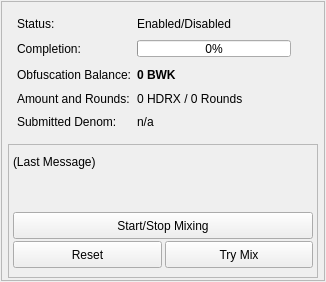
               <widget class="QWidget" name="TabObfuscation">
                <attribute name="title">
                 <string></string>
                </attribute>
                <layout class="QVBoxLayout" name="verticalLayout_12">
                 <property name="leftMargin">
                  <number>1</number>
                 </property>
                 <property name="topMargin">
                  <number>1</number>
                 </property>
                 <property name="rightMargin">
                  <number>1</number>
                 </property>
                 <property name="bottomMargin">
                  <number>1</number>
                 </property>
                 <item>
                  <widget class="QFrame" name="frameObfuscation">
                   <property name="minimumSize">
                    <size>
                     <width>320</width>
                     <height>280</height>
                    </size>
                   </property>
                   <property name="layoutDirection">
                    <enum>Qt::LeftToRight</enum>
                   </property>
                   <property name="frameShape">
                    <enum>QFrame::StyledPanel</enum>
                   </property>
                   <property name="frameShadow">
                    <enum>QFrame::Raised</enum>
                   </property>
                   <layout class="QVBoxLayout" name="verticalLayout_6">
                    <property name="leftMargin">
                     <number>6</number>
                    </property>
                    <property name="topMargin">
                     <number>6</number>
                    </property>
                    <property name="rightMargin">
                     <number>6</number>
                    </property>
                    <property name="bottomMargin">
                     <number>2</number>
                    </property>
                    <item>
                     <widget class="QFrame" name="ObfuscationInfoFrame">
                      <property name="minimumSize">
                       <size>
                        <width>0</width>
                        <height>100</height>
                       </size>
                      </property>
                      <layout class="QFormLayout" name="formLayout">
                       <property name="fieldGrowthPolicy">
                        <enum>QFormLayout::AllNonFixedFieldsGrow</enum>
                       </property>
                       <property name="horizontalSpacing">
                        <number>6</number>
                       </property>
                       <property name="verticalSpacing">
                        <number>9</number>
                       </property>
                       <item row="0" column="0">
                        <widget class="QLabel" name="label_6">
                         <property name="text">
                          <string>Status:</string>
                         </property>
                        </widget>
                       </item>
                       <item row="0" column="1">
                        <widget class="QLabel" name="obfuscationEnabled">
                         <property name="text">
                          <string>Enabled/Disabled</string>
                         </property>
                        </widget>
                       </item>
                       <item row="1" column="0">
                        <widget class="QLabel" name="label_7">
                         <property name="minimumSize">
                          <size>
                           <width>0</width>
                           <height>17</height>
                          </size>
                         </property>
                         <property name="text">
                          <string>Completion:</string>
                         </property>
                        </widget>
                       </item>
                       <item row="1" column="1">
                        <widget class="QProgressBar" name="obfuscationProgress">
                         <property name="minimumSize">
                          <size>
                           <width>0</width>
                           <height>17</height>
                          </size>
                         </property>
                         <property name="maximumSize">
                          <size>
                           <width>154</width>
                           <height>15</height>
                          </size>
                         </property>
                         <property name="value">
                          <number>0</number>
                         </property>
                        </widget>
                       </item>
                       <item row="2" column="0">
                        <widget class="QLabel" name="labelAnonymizedText">
                         <property name="minimumSize">
                          <size>
                           <width>0</width>
                           <height>17</height>
                          </size>
                         </property>
                         <property name="text">
                          <string>Obfuscation Balance:</string>
                         </property>
                        </widget>
                       </item>
                       <item row="2" column="1">
                        <widget class="QLabel" name="labelAnonymized">
                         <property name="minimumSize">
                          <size>
                           <width>0</width>
                           <height>17</height>
                          </size>
                         </property>
                         <property name="font">
                          <font>
                           <weight>75</weight>
                           <bold>true</bold>
                          </font>
                         </property>
                         <property name="text">
                          <string notr="true">0 BWK</string>
                         </property>
                        </widget>
                       </item>
                       <item row="3" column="0">
                        <widget class="QLabel" name="label_8">
                         <property name="text">
                          <string>Amount and Rounds:</string>
                         </property>
                        </widget>
                       </item>
                       <item row="3" column="1">
                        <widget class="QLabel" name="labelAmountRounds">
                         <property name="text">
                          <string>0 HDRX / 0 Rounds</string>
                         </property>
                        </widget>
                       </item>
                       <item row="4" column="0">
                        <widget class="QLabel" name="label_9">
                         <property name="text">
                          <string>Submitted Denom:</string>
                         </property>
                        </widget>
                       </item>
                       <item row="4" column="1">
                        <widget class="QLabel" name="labelSubmittedDenom">
                         <property name="toolTip">
                          <string>The denominations you submitted to the Masternode.&lt;br&gt;To mix, other users must submit the exact same denominations.</string>
                         </property>
                         <property name="text">
                          <string>n/a</string>
                         </property>
                        </widget>
                       </item>
                      </layout>
                     </widget>
                    </item>
                    <item>
                     <widget class="QFrame" name="frameObfuscationControl">
                      <property name="minimumSize">
                       <size>
                        <width>0</width>
                        <height>50</height>
                       </size>
                      </property>
                      <property name="maximumSize">
                       <size>
                        <width>16777215</width>
                        <height>200</height>
                       </size>
                      </property>
                      <property name="frameShape">
                       <enum>QFrame::StyledPanel</enum>
                      </property>
                      <property name="frameShadow">
                       <enum>QFrame::Raised</enum>
                      </property>
                      <layout class="QVBoxLayout" name="verticalLayout_15">
                       <property name="spacing">
                        <number>2</number>
                       </property>
                       <property name="leftMargin">
                        <number>0</number>
                       </property>
                       <property name="topMargin">
                        <number>0</number>
                       </property>
                       <property name="rightMargin">
                        <number>0</number>
                       </property>
                       <property name="bottomMargin">
                        <number>6</number>
                       </property>
                       <item>
                        <layout class="QVBoxLayout" name="verticalLayout_14">
                         <property name="spacing">
                          <number>2</number>
                         </property>
                         <property name="leftMargin">
                          <number>4</number>
                         </property>
                         <property name="topMargin">
                          <number>10</number>
                         </property>
                         <property name="rightMargin">
                          <number>4</number>
                         </property>
                         <property name="bottomMargin">
                          <number>0</number>
                         </property>
                         <item>
                          <widget class="QLabel" name="obfuscationStatus">
                           <property name="sizePolicy">
                            <sizepolicy hsizetype="Fixed" vsizetype="Preferred">
                             <horstretch>0</horstretch>
                             <verstretch>0</verstretch>
                            </sizepolicy>
                           </property>
                           <property name="minimumSize">
                            <size>
                             <width>300</width>
                             <height>20</height>
                            </size>
                           </property>
                           <property name="maximumSize">
                            <size>
                             <width>300</width>
                             <height>100</height>
                            </size>
                           </property>
                           <property name="text">
                            <string>(Last Message)</string>
                           </property>
                           <property name="alignment">
                            <set>Qt::AlignLeading|Qt::AlignLeft|Qt::AlignTop</set>
                           </property>
                           <property name="wordWrap">
                            <bool>true</bool>
                           </property>
                          </widget>
                         </item>
                         <item>
                          <spacer name="verticalSpacer">
                           <property name="orientation">
                            <enum>Qt::Vertical</enum>
                           </property>
                           <property name="sizeType">
                            <enum>QSizePolicy::MinimumExpanding</enum>
                           </property>
                           <property name="sizeHint" stdset="0">
                            <size>
                             <width>20</width>
                             <height>20</height>
                            </size>
                           </property>
                          </spacer>
                         </item>
                         <item>
                          <layout class="QHBoxLayout" name="horizontalLayout_10">
                           <item>
                            <widget class="QPushButton" name="toggleObfuscation">
                             <property name="sizePolicy">
                              <sizepolicy hsizetype="Preferred" vsizetype="Fixed">
                               <horstretch>0</horstretch>
                               <verstretch>0</verstretch>
                              </sizepolicy>
                             </property>
                             <property name="minimumSize">
                              <size>
                               <width>0</width>
                               <height>27</height>
                              </size>
                             </property>
                             <property name="maximumSize">
                              <size>
                               <width>16777215</width>
                               <height>27</height>
                              </size>
                             </property>
                             <property name="cursor">
                              <cursorShape>ArrowCursor</cursorShape>
                             </property>
                             <property name="text">
                              <string>Start/Stop Mixing</string>
                             </property>
                            </widget>
                           </item>
                          </layout>
                         </item>
                         <item>
                          <layout class="QHBoxLayout" name="horizontalLayout_14">
                           <property name="spacing">
                            <number>3</number>
                           </property>
                           <property name="sizeConstraint">
                            <enum>QLayout::SetFixedSize</enum>
                           </property>
                           <property name="bottomMargin">
                            <number>3</number>
                           </property>
                           <item>
                            <widget class="QPushButton" name="obfuscationReset">
                             <property name="sizePolicy">
                              <sizepolicy hsizetype="Preferred" vsizetype="Fixed">
                               <horstretch>0</horstretch>
                               <verstretch>0</verstretch>
                              </sizepolicy>
                             </property>
                             <property name="minimumSize">
                              <size>
                               <width>65</width>
                               <height>27</height>
                              </size>
                             </property>
                             <property name="maximumSize">
                              <size>
                               <width>150</width>
                               <height>27</height>
                              </size>
                             </property>
                             <property name="toolTip">
                              <string>Reset the current status of Obfuscation (can interrupt Obfuscation if it's in the process of Mixing, which can cost you money!)</string>
                             </property>
                             <property name="autoFillBackground">
                              <bool>false</bool>
                             </property>
                             <property name="text">
                              <string>Reset</string>
                             </property>
                            </widget>
                           </item>
                           <item>
                            <widget class="QPushButton" name="obfuscationAuto">
                             <property name="sizePolicy">
                              <sizepolicy hsizetype="Preferred" vsizetype="Fixed">
                               <horstretch>0</horstretch>
                               <verstretch>0</verstretch>
                              </sizepolicy>
                             </property>
                             <property name="minimumSize">
                              <size>
                               <width>65</width>
                               <height>27</height>
                              </size>
                             </property>
                             <property name="maximumSize">
                              <size>
                               <width>150</width>
                               <height>27</height>
                              </size>
                             </property>
                             <property name="toolTip">
                              <string>Try to manually submit a Obfuscation request.</string>
                             </property>
                             <property name="text">
                              <string>Try Mix</string>
                             </property>
                            </widget>
                           </item>
                          </layout>
                         </item>
                        </layout>
                       </item>
                      </layout>
                     </widget>
                    </item>
                   </layout>
                  </widget>
                 </item>
                </layout>
               </widget>
